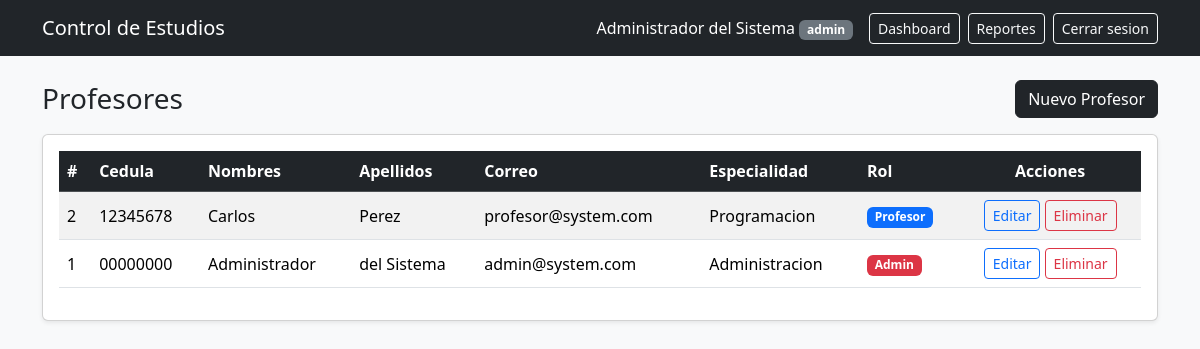
Page /profesor/index (signed in) on the earlier database version.
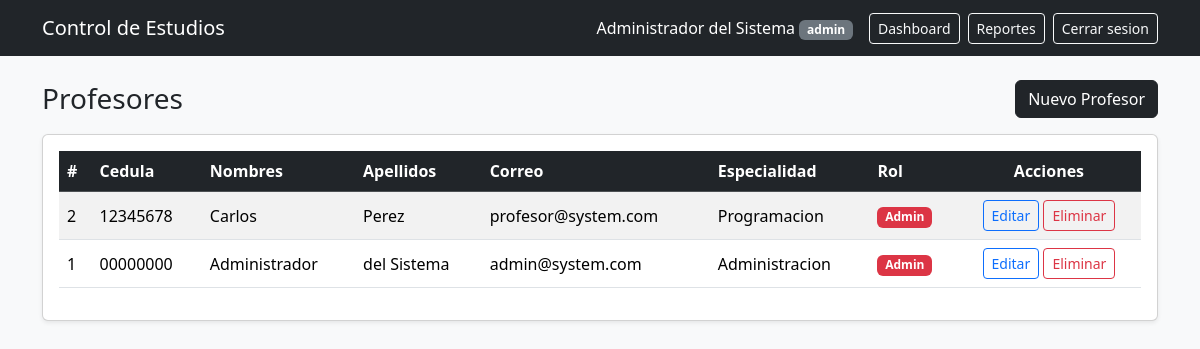
Same page on the later database version.
### tables this page shows
CREATE TABLE profesores (
    id INT AUTO_INCREMENT PRIMARY KEY,
    cedula VARCHAR(20) NOT NULL UNIQUE,
    nombres VARCHAR(100) NOT NULL,
    apellidos VARCHAR(100) NOT NULL,
    fecha_nacimiento DATE NOT NULL,
    genero ENUM('M', 'F', 'Otro') NOT NULL,
    direccion VARCHAR(200) NULL,
    telefono VARCHAR(20) NULL,
    correo VARCHAR(150) NOT NULL UNIQUE,
    password VARCHAR(255) NOT NULL,
    especialidad VARCHAR(100) NULL,
    rol ENUM('admin', 'profesor') NOT NULL DEFAULT 'profesor',
    created_at TIMESTAMP DEFAULT CURRENT_TIMESTAMP
);

### app/Controllers/ProfesorController.php (called while the page is built, shortened)
<?php
class ProfesorController
{
    private Profesor $model;
    public function __construct()
    {
        $database = new Database();
        $this->model = new Profesor($database->getConnection());
    }
    public function index(): void
    {
        $profesores = $this->model->obtenerTodos();
        require_once __DIR__ . '/../Views/profesor/index.php';
    }
}

### public/index.php (called while the page is built, shortened)
<?php
$uriSolicitada = parse_url($_SERVER['REQUEST_URI'], PHP_URL_PATH);
$uriDecodificada = urldecode($uriSolicitada);
if (BASE_URL !== '/') {
    $rutaRelativa = str_replace(BASE_URL, '', $uriDecodificada);
} else {
    $rutaRelativa = $uriDecodificada;
}
$rutaRelativa = '/' . ltrim($rutaRelativa, '/');
$uriLimpia = trim($rutaRelativa, '/');
$segmentos = $uriLimpia !== '' ? explode('/', $uriLimpia) : [];
$actionR = $segmentos[1] ?? 'login';
$action = ctype_alnum($actionR) ? $actionR : null;
spl_autoload_register(function ($clase) {
    $prefijo = 'App\\';
    $dir_base = __DIR__ . '/../app/';
    $longitud = strlen($prefijo);
    $clase_relativa = substr($clase, $longitud);
    $archivo = $dir_base . str_replace('\\', '/', $clase_relativa) . '.php';
});
$instanciaControlador = new $nombreClaseControlador();
$instanciaControlador->$action();

### app/Config/Database.php (called while the page is built, shortened)
<?php
class Database
{
    private $host = '127.0.0.1';
    private $db   = 'controlEstudios';
    private $user = 'root';
    private $pass = '';
    private $charset = 'utf8mb4';
    private $pdo;
    private function connect()
    {
        $dsn = "mysql:host={$this->host};dbname={$this->db};charset={$this->charset}";
        $options = [
            PDO::ATTR_ERRMODE            => PDO::ERRMODE_EXCEPTION,
            PDO::ATTR_DEFAULT_FETCH_MODE => PDO::FETCH_ASSOC,
            PDO::ATTR_EMULATE_PREPARES   => false,
        ];
        try {
            $this->pdo = new PDO($dsn, $this->user, $this->pass, $options);
        } catch (PDOException $e) {
            throw new PDOException("Error de conexion: " . $e->getMessage(), (int)$e->getCode());
        }
    }
    public function getConnection()
    {
        return $this->pdo;
    }
}

### app/Models/Profesor.php (called while the page is built, shortened)
<?php
class Profesor
{
    private PDO $db;
    public function __construct(PDO $db)
    {
        $this->db = $db;
    }
    public function obtenerTodos(): array
    {
        $stmt = $this->db->query("
            SELECT id, cedula, nombres, apellidos, fecha_nacimiento, genero,
                   direccion, telefono, correo, especialidad, rol,
                   TIMESTAMPDIFF(YEAR, fecha_nacimiento, CURDATE()) as edad
            FROM profesores
            ORDER BY id DESC
        ");
        return $stmt->fetchAll(PDO::FETCH_ASSOC);
    }
}

### app/Views/profesor/index.php (the view, shortened to what this page needs)
<?php
require __DIR__ . '/../partials/header.php';
?>
<body class="bg-light">
    <nav class="navbar navbar-dark bg-dark">
        <div class="container">
            <a class="navbar-brand" href="<?= BASE_URL ?>dashboard/index">
                Control de Estudios
            </a>
            <div class="d-flex align-items-center">
                <span class="text-white me-3">
                    <?= htmlspecialchars($_SESSION['nombre'] ?? 'Usuario') ?>
                    <span class="badge bg-secondary"><?= htmlspecialchars($_SESSION['rol'] ?? '') ?></span>
                </span>
                <a href="<?= BASE_URL ?>dashboard/index" class="btn btn-outline-light btn-sm me-2">
                    Dashboard
                </a>
                <a href="<?= BASE_URL ?>reporte/index" class="btn btn-outline-light btn-sm me-2">
                    Reportes
                </a>
                <a href="<?= BASE_URL ?>auth/logout" class="btn btn-outline-light btn-sm">
                    Cerrar sesion
                </a>
            </div>
        </div>
    </nav>
    <div class="container mt-4">
        <div class="d-flex justify-content-between align-items-center mb-3">
            <h3 class="mb-0">Profesores</h3>
            <button type="button" class="btn btn-dark" id="btnNuevoProfesor">
                Nuevo Profesor
            </button>
        </div>
        <div class="card shadow-sm">
            <div class="card-body">
                <div class="table-responsive">
                    <table class="table table-striped table-hover align-middle">
                        <thead class="table-dark">
                            <tr>
                                <th>#</th>
                                <th>Cedula</th>
                                <th>Nombres</th>
                                <th>Apellidos</th>
                                <th>Correo</th>
                                <th>Especialidad</th>
                                <th>Rol</th>
                                <th class="text-center">Acciones</th>
                            </tr>
                        </thead>
                        <tbody>
                            <?php if (empty($profesores)): ?>
                                <tr>
                                    <td colspan="8" class="text-center text-muted py-4">
                                        No hay profesores registrados
                                    </td>
                                </tr>
                            <?php else: ?>
                                <?php foreach ($profesores as $profesor): ?>
                                    <tr>
                                        <td><?= htmlspecialchars($profesor['id']) ?></td>
                                        <td><?= htmlspecialchars($profesor['cedula']) ?></td>
                                        <td><?= htmlspecialchars($profesor['nombres']) ?></td>
                                        <td><?= htmlspecialchars($profesor['apellidos']) ?></td>
                                        <td><?= htmlspecialchars($profesor['correo']) ?></td>
                                        <td><?= htmlspecialchars($profesor['especialidad'] ?? 'Sin asignar') ?></td>
                                        <td>
                                            <?php if ($profesor['rol'] === 'admin'): ?>
                                                <span class="badge bg-danger">Admin</span>
                                            <?php else: ?>
                                                <span class="badge bg-primary">Profesor</span>
                                            <?php endif; ?>
                                        </td>
                                        <td class="text-center">
                                            <button type="button"
                                                    class="btn btn-sm btn-outline-primary js-editar-profesor"
                                                    data-id="<?= htmlspecialchars($profesor['id']) ?>"
                                                    data-cedula="<?= htmlspecialchars($profesor['cedula']) ?>"
                                                    data-nombres="<?= htmlspecialchars($profesor['nombres']) ?>"
                                                    data-apellidos="<?= htmlspecialchars($profesor['apellidos']) ?>"
                                                    data-fecha="<?= htmlspecialchars($profesor['fecha_nacimiento']) ?>"
                                                    data-genero="<?= htmlspecialchars($profesor['genero']) ?>"
                                                    data-direccion="<?= htmlspecialchars($profesor['direccion'] ?? '') ?>"
                                                    data-telefono="<?= htmlspecialchars($profesor['telefono'] ?? '') ?>"
                                                    data-correo="<?= htmlspecialchars($profesor['correo']) ?>"
                                                    data-especialidad="<?= htmlspecialchars($profesor['especialidad'] ?? '') ?>"
                                                    data-rol="<?= htmlspecialchars($profesor['rol']) ?>">
                                                Editar
                                            </button>
                                            <button type="button"
                                                    class="btn btn-sm btn-outline-danger js-eliminar-profesor"
                                                    data-id="<?= htmlspecialchars($profesor['id']) ?>"
                                                    data-nombre="<?= htmlspecialchars($profesor['nombres'] . ' ' . $profesor['apellidos']) ?>">
                                                Eliminar
                                            </button>
                                        </td>
                                    </tr>
                                <?php endforeach; ?>
                            <?php endif; ?>
                        </tbody>
                    </table>
                </div>
            </div>
        </div>
    </div>
</body>
</html>

### app/Views/partials/header.php (shortened to what this page needs)
<!DOCTYPE html>
<html lang="es">
<head>
    <link href="<?= BASE_URL ?>assets/css/bootstrap.min.css" rel="stylesheet">
      <link rel="stylesheet" href="<?= BASE_URL ?>assets/css/sweetalert2.min.css" />
</head>

Differences in the rows shown:
changed profesores "Carlos": rol "Profesor" → "Admin"
